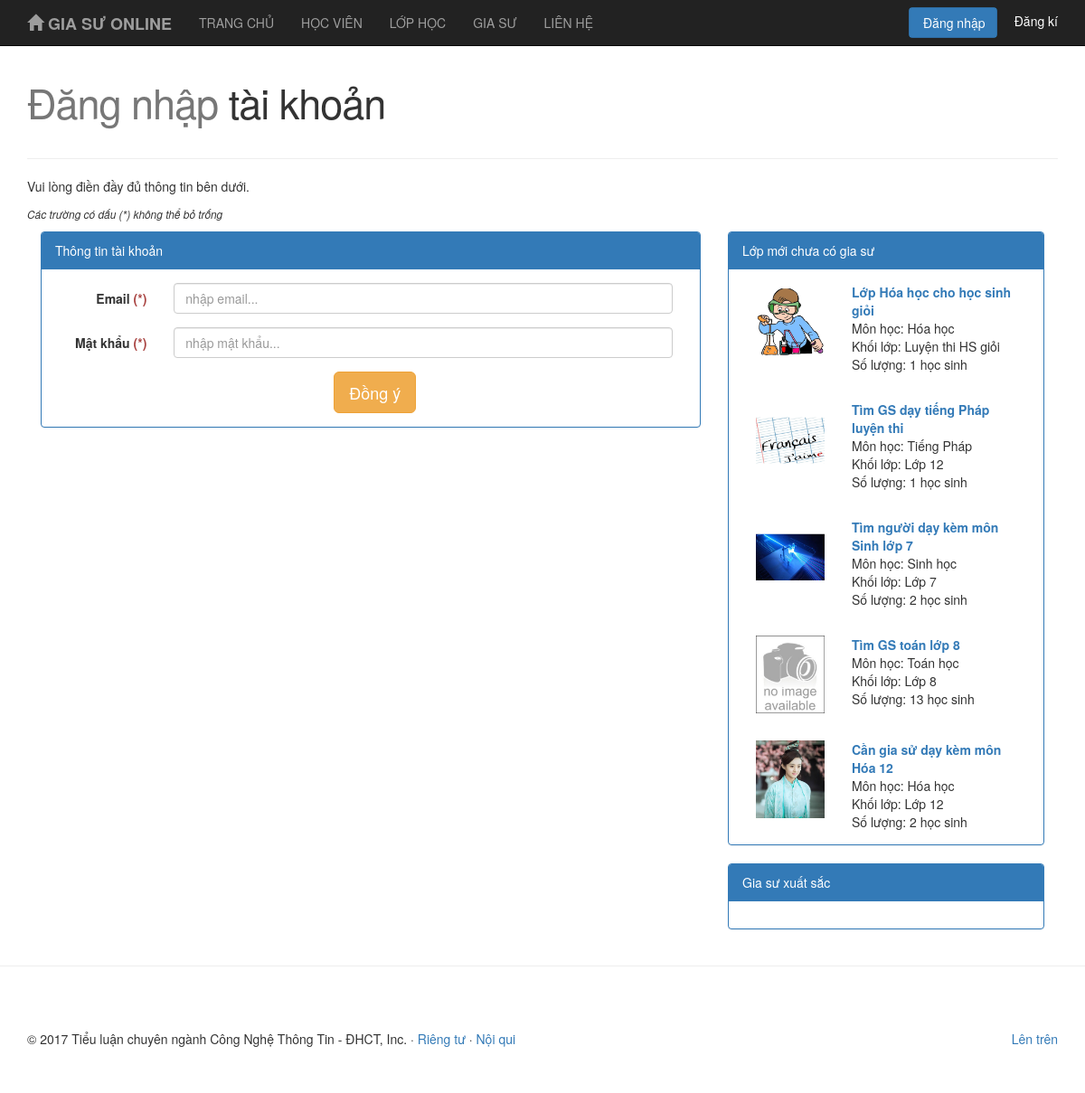
/index.php/home/login, run on the app's committed database.
### tables this page shows
CREATE TABLE `lopday` (
  `ld_id` int(11) NOT NULL,
  `ld_tieude` varchar(255) NOT NULL,
  `ld_mon` varchar(100) NOT NULL,
  `ld_khoilop` varchar(100) NOT NULL,
  `ld_soluong` int(2) NOT NULL,
  `ld_yeucau` varchar(255) DEFAULT NULL,
  `ld_buoiday` varchar(100) NOT NULL,
  `ld_thoigian` varchar(100) NOT NULL,
  `ld_diadiem` varchar(100) NOT NULL,
  `ld_mota_diadiem` varchar(100) DEFAULT NULL,
  `ld_hinhanh` varchar(100) NOT NULL,
  `ld_trangthai` int(1) NOT NULL,
  `ld_diem_cmt` int(1) DEFAULT NULL,
  `ld_noidung_cmt` varchar(100) DEFAULT NULL,
  `ph_tk_id` int(11) NOT NULL
);

### application/controllers/Home.php (called while the page is built, shortened)
<?php
class Home extends CI_Controller{
	public function __construct(){
		$this->load->model('m_home');
		$this->load->model('m_giasu');
		$this->load->model('m_phuhuynh');
		$this->load->model('m_admin');
	}
	public function login(){
		$data=array('title'=>'Đăng nhập');
		$this->load->view("/layout/header", $data);
		$this->load->view("/pages/v_login");
		$this->load->view("/layout/footer");
	}
}
?>

### index.php (called while the page is built, shortened)
<?php
require_once BASEPATH.'core/CodeIgniter.php';

### application/views/layout/right_slidebar.php (the view, shortened to what this page needs)
<div class="col-md-4">
    <div class="panel panel-primary">
        <div class="panel-heading">Lớp mới chưa có gia sư</div>
        <?php
        $sql="SELECT * FROM lopday WHERE ld_trangthai=1 AND ld_id NOT IN
             (SELECT dk_ld_id FROM dangky WHERE dk_trangthai=1) ORDER BY ld_id desc LIMIT 5";
        $lopday = $this->db->query($sql)->result();
        foreach ($lopday as $lopday) {
            ?>
            <div class="panel-body">
                <div class="col-md-4">
                        <img src="<?php echo base_url().$lopday->ld_hinhanh;?>" class="img-responsive">
                    </div>
                    <div class="col-md-8">
                        <a href="<?php echo base_url(); ?>lopday/detail/<?php echo $lopday->ld_id; ?>"><b><?php echo $lopday->ld_tieude; ?></a></b> <br/>
                        <?php echo "Môn học: ".$lopday->ld_mon; ?> <br/>
                        <?php echo "Khối lớp: ".$lopday->ld_khoilop; ?> <br/>
                        <?php echo "Số lượng: ".$lopday->ld_soluong." học sinh"; ?>
                    </div>
            </div>
            <?php
        } ?>
    </div>
    <div class="panel panel-primary">
        <div class="panel-heading">Gia sư xuất sắc</div>
        <div class="panel-body">
        </div>
    </div>
</div>

### css/giasu.css (style rules this page uses)
body { padding-top: 70px; }
body { font-family:'Source Sans Pro','Helvetica Neue',Helvetica,Arial,sans-serif;font-weight:400;overflow-x:hidden;overflow-y:auto }

### data on the page
lopday: ld_hinhanh (picture), ld_tieude "Lớp Hóa học cho học sinh giỏi", ld_mon "Hóa học", ld_khoilop "Luyện thi HS giỏi", ld_soluong "1"
lopday: ld_hinhanh (picture), ld_tieude "Tìm GS dạy tiếng Pháp luyện thi", ld_mon "Tiếng Pháp", ld_khoilop "Lớp 12", ld_soluong "1"
lopday: ld_hinhanh (picture), ld_tieude "Tìm người dạy kèm môn Sinh lớp 7", ld_mon "Sinh học", ld_khoilop "Lớp 7", ld_soluong "2"
lopday: ld_hinhanh (placeholder picture), ld_tieude "Tìm GS toán lớp 8", ld_mon "Toán học", ld_khoilop "Lớp 8", ld_soluong "13"
lopday: ld_hinhanh (picture), ld_tieude "Cần gia sử dạy kèm môn Hóa 12", ld_mon "Hóa học", ld_khoilop "Lớp 12", ld_soluong "2"
